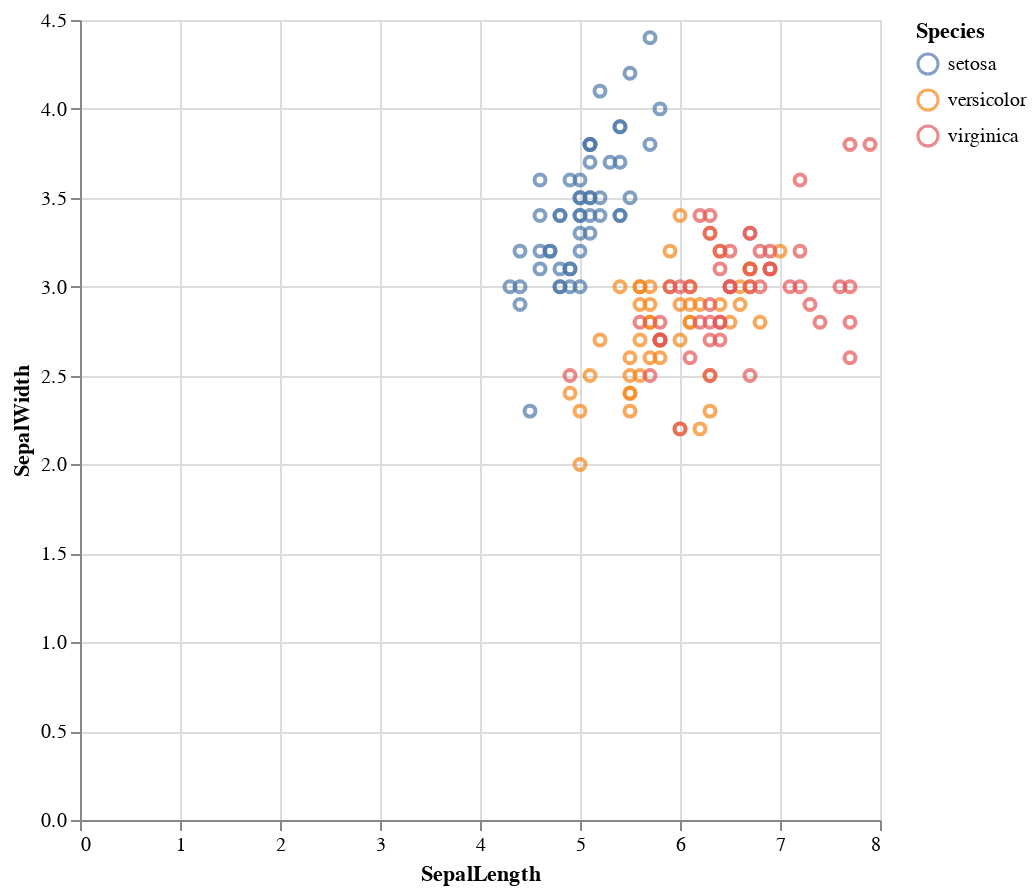

The cell this chart's notebook holds for it:
### Code cell
iris |>
@vlplot(
    :point,
    x=:SepalLength,
    y=:SepalWidth,
    color=:Species,
    width=400,
    height=400
)

### Figure 1 — Vega-Lite specification as saved in the notebook (floating-point values rounded to 4 significant figures; data arrays with more than 128 entries replaced by an {"elided": "..."} marker saying what was removed)
{"data": {"values": {"elided": "150 records"}}, "encoding": {"color": {"field": "Species", "type": "nominal"}, "x": {"field": "SepalLength", "type": "quantitative"}, "y": {"field": "SepalWidth", "type": "quantitative"}}, "height": 400, "mark": "point", "width": 400}
